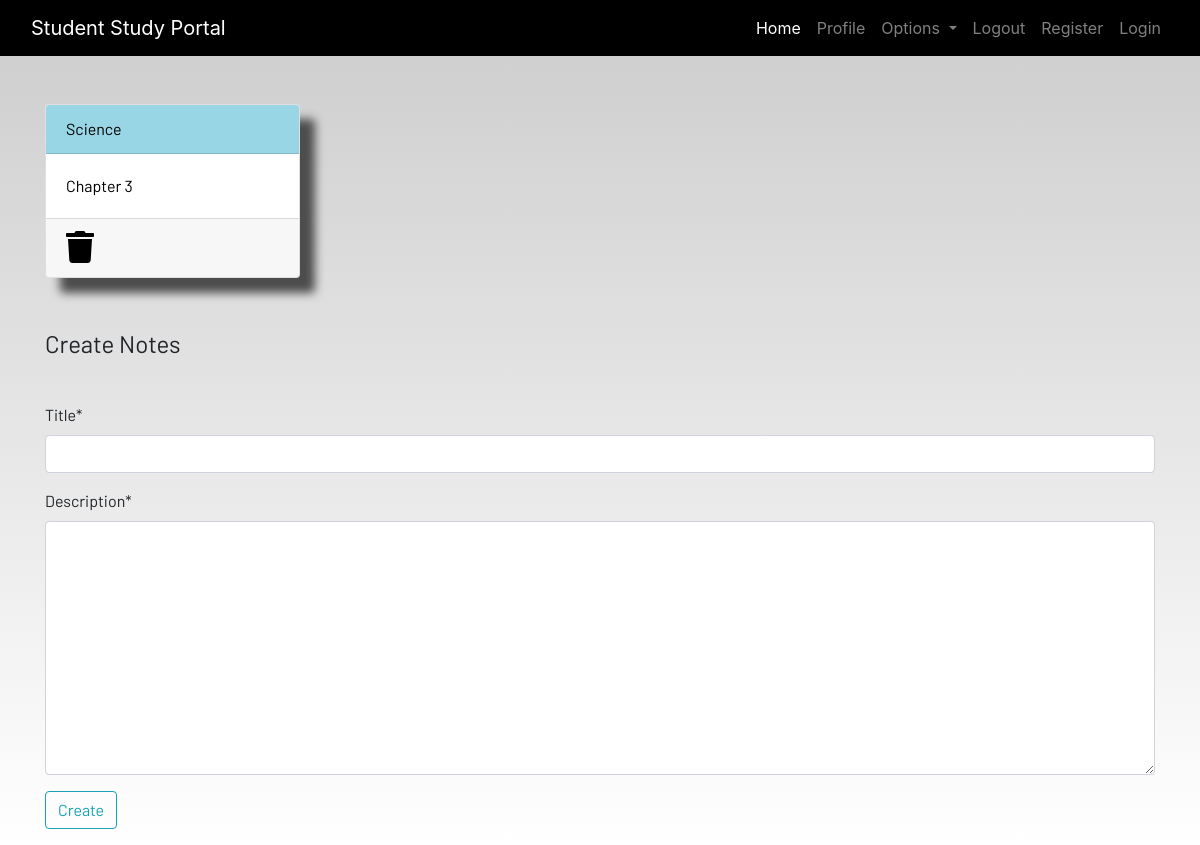
Before: /notes (signed in) with the older database file.
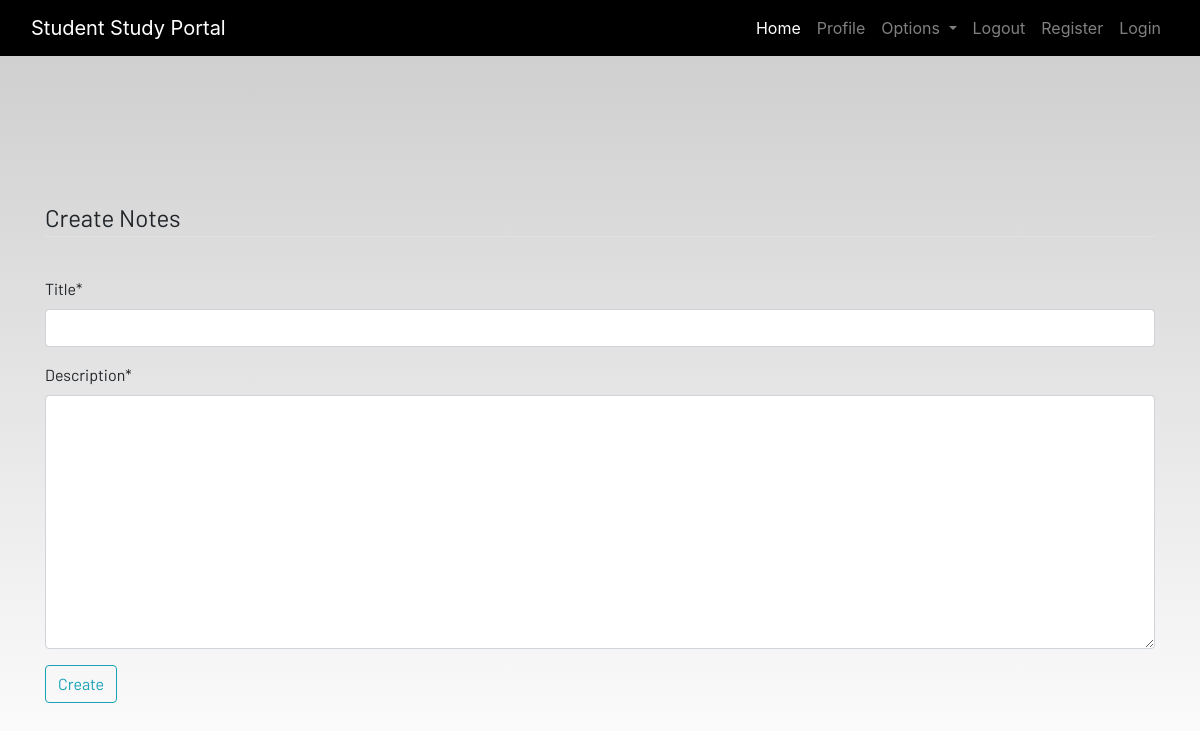
After: the same page with the newer database file.
### dashboard/models.py (models this page shows, shortened)
class Notes(models.Model):
    user = models.ForeignKey(User, on_delete=models.CASCADE)
    title = models.CharField(max_length=200)
    description = models.TextField()
    class Meta:
        verbose_name = 'notes'
        verbose_name_plural = 'notes'

### dashboard/views.py (the view)
# urls.py: path('notes', views.notes, name = 'notes'),
@login_required(login_url = 'login')
def notes(request):
    if request.method == 'POST':
        form = NotesForm(request.POST)
        if form.is_valid():
            notes = Notes(user = request.user, title = request.POST['title'], description = request.POST['description'])
            notes.save()
        messages.success(request, f"Notes Added Successfully By {request.user.username}")
        return redirect('notes')
    else:
        form = NotesForm()
    notes = Notes.objects.filter(user = request.user)
    context = {'notes' : notes, 'form':form}
    return render(request, 'dashboard/notes.html', context)

### dashboard/forms.py
class NotesForm(forms.ModelForm):
    class Meta:
        model = Notes
        fields = ["title", "description"]

### dashboard/templates/dashboard/notes.html (shortened to what this page needs)
{% extends 'dashboard/base.html' %}
{% load static %}
{% load crispy_forms_tags %}
{% block content %}
<div class="container">
    <div class="row">
        {% for note in notes %}
        <div class="col-md-3">
            <a href="{% url 'note_detail' note.id %}">
                <div class="card">
                    <div class="card-header">{{note.title}}</div>
                    <div class="card-body">{{note.description|slice:"0:100"}}</div>
                    <div class="card-footer mt-auto "><a href="{% url 'notes_delete' note.id %}">
                        <i class="fa fa-trash fa-2x"></i></a>
                    </div>
                </div>
            </a>
        </div>
        {% endfor %}
        <br><br>
    </div>
</div>
<br><br>
<div class="container">
    <form method="POST">
        <fieldset class="form-group">
            <legend class="border-bottom mb-4">Create Notes</legend>
        </fieldset>
        {{ form|crispy }}
        <div class="form-group">
            <button href="" class="btn btn-outline-info" type="submit">
                Create
            </button>
        </div>
    </form>
</div>
{% endblock content %}

Changed rows visible on the page:
removed Notes: title "Science", description "Chapter 3"
